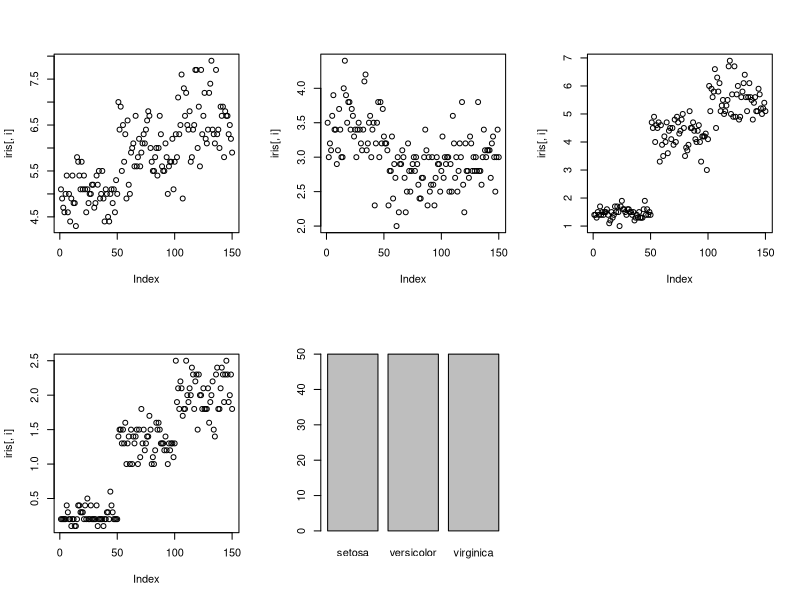
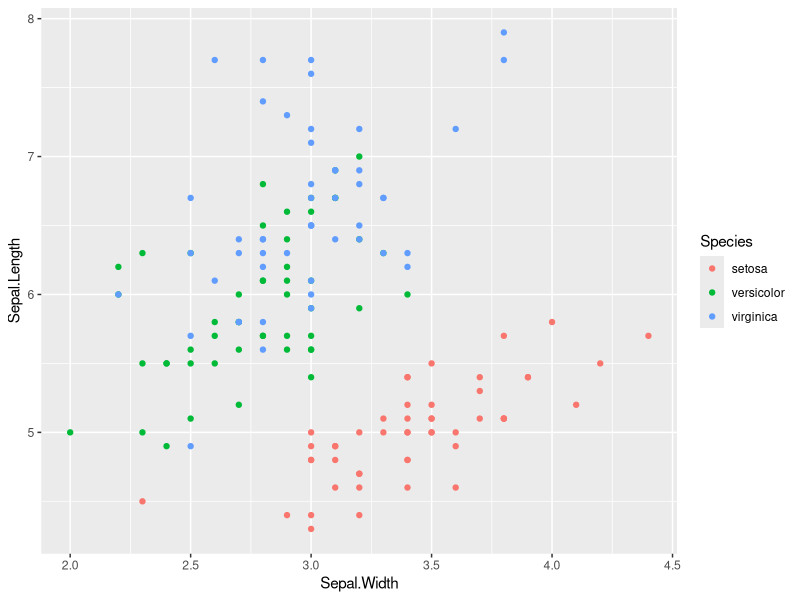

The R script that drew these images, in order:
i=0
for (i in 1:100){i<-i+1
                print(i)}

data(iris)
##playing with flower data
str(iris)
summary(iris)
install.packages("ggplot2")
library(ggplot2)
par(mfrow = c(2,3))
i=0
for (i in 1:length(iris)){plot(iris[,i])}
gp<-ggplot(data=iris,aes(y=Sepal.Length,x=Sepal.Width,color=Species))
gp + geom_point()
distWL<-dist(iris$Sepal.Length,iris$Sepal.Width,method="euclidian")
svdWL<-svd(distWL)
str(svdWL)
